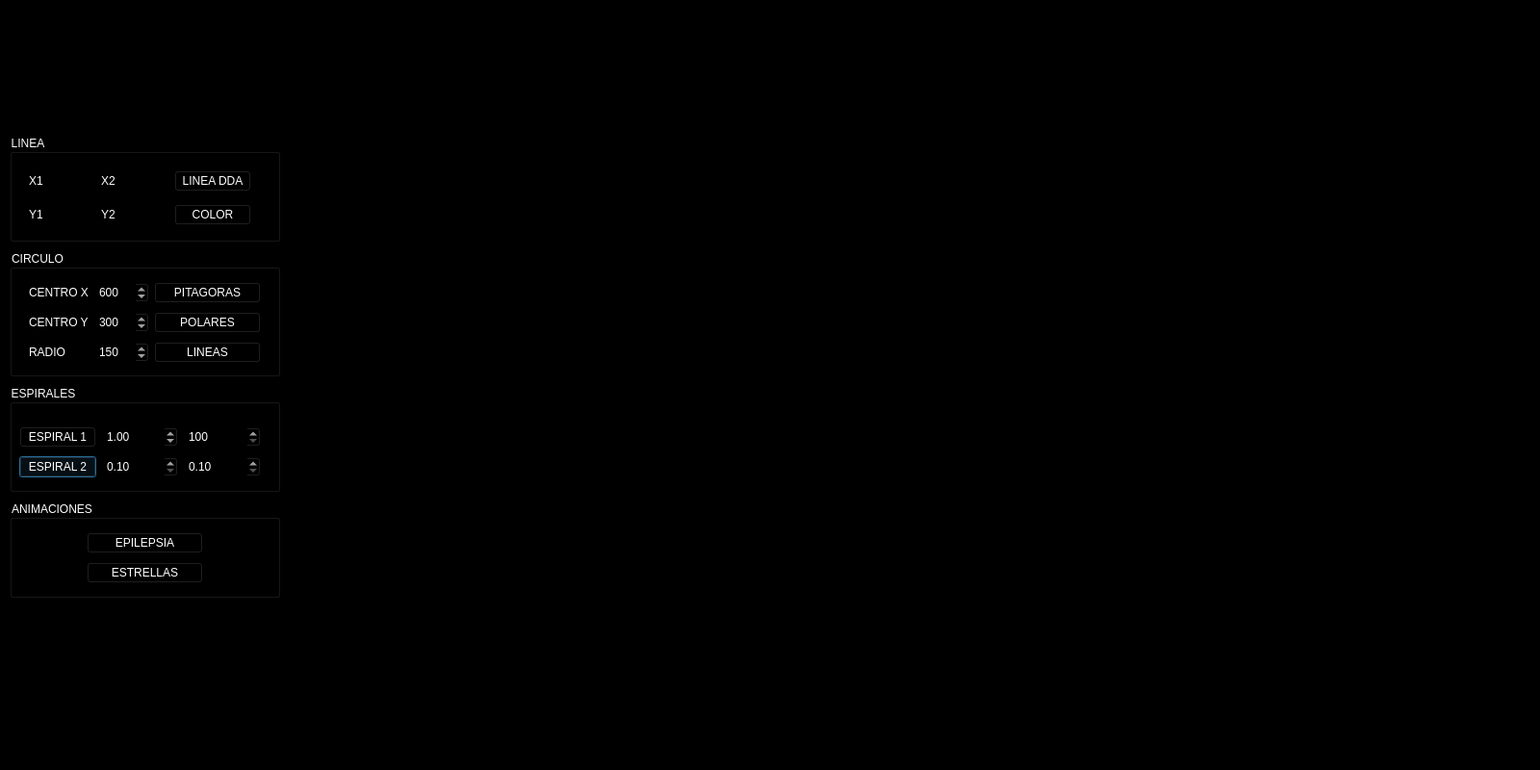
<?xml version="1.0" encoding="UTF-8"?>
<ui version="4.0">
 <class>Dialog</class>
 <widget class="QDialog" name="Dialog">
  <property name="geometry">
   <rect>
    <x>0</x>
    <y>0</y>
    <width>1600</width>
    <height>800</height>
   </rect>
  </property>
  <property name="palette">
   <palette>
    <active>
     <colorrole role="Base">
      <brush brushstyle="SolidPattern">
       <color alpha="255">
        <red>255</red>
        <green>255</green>
        <blue>255</blue>
       </color>
      </brush>
     </colorrole>
     <colorrole role="Window">
      <brush brushstyle="SolidPattern">
       <color alpha="255">
        <red>0</red>
        <green>0</green>
        <blue>0</blue>
       </color>
      </brush>
     </colorrole>
    </active>
    <inactive>
     <colorrole role="Base">
      <brush brushstyle="SolidPattern">
       <color alpha="255">
        <red>255</red>
        <green>255</green>
        <blue>255</blue>
       </color>
      </brush>
     </colorrole>
     <colorrole role="Window">
      <brush brushstyle="SolidPattern">
       <color alpha="255">
        <red>0</red>
        <green>0</green>
        <blue>0</blue>
       </color>
      </brush>
     </colorrole>
    </inactive>
    <disabled>
     <colorrole role="Base">
      <brush brushstyle="SolidPattern">
       <color alpha="255">
        <red>0</red>
        <green>0</green>
        <blue>0</blue>
       </color>
      </brush>
     </colorrole>
     <colorrole role="Window">
      <brush brushstyle="SolidPattern">
       <color alpha="255">
        <red>0</red>
        <green>0</green>
        <blue>0</blue>
       </color>
      </brush>
     </colorrole>
    </disabled>
   </palette>
  </property>
  <property name="windowTitle">
   <string>GRAFICOS BASICOS</string>
  </property>
  <property name="windowIcon">
   <iconset>
    <normaloff>../../../../Downloads/bx-shape-polygon.svg</normaloff>../../../../Downloads/bx-shape-polygon.svg</iconset>
  </property>
  <widget class="QGroupBox" name="groupBox">
   <property name="geometry">
    <rect>
     <x>10</x>
     <y>400</y>
     <width>281</width>
     <height>111</height>
    </rect>
   </property>
   <property name="styleSheet">
    <string notr="true">color: rgb(255, 255, 255);
font: 75 8pt &quot;MS Shell Dlg 2&quot;;</string>
   </property>
   <property name="title">
    <string>ESPIRALES</string>
   </property>
   <property name="flat">
    <bool>false</bool>
   </property>
   <widget class="QWidget" name="layoutWidget">
    <property name="geometry">
     <rect>
      <x>10</x>
      <y>40</y>
      <width>251</width>
      <height>59</height>
     </rect>
    </property>
    <layout class="QGridLayout" name="gridLayout_4">
     <item row="0" column="1">
      <widget class="QDoubleSpinBox" name="spinFactor">
       <property name="styleSheet">
        <string notr="true">background-color: rgb(0, 0, 0);</string>
       </property>
       <property name="minimum">
        <double>0.100000000000000</double>
       </property>
       <property name="maximum">
        <double>300.000000000000000</double>
       </property>
       <property name="singleStep">
        <double>0.100000000000000</double>
       </property>
       <property name="value">
        <double>1.000000000000000</double>
       </property>
      </widget>
     </item>
     <item row="1" column="2">
      <widget class="QDoubleSpinBox" name="spinTh">
       <property name="styleSheet">
        <string notr="true">background-color: rgb(0, 0, 0);</string>
       </property>
       <property name="minimum">
        <double>0.100000000000000</double>
       </property>
       <property name="singleStep">
        <double>0.100000000000000</double>
       </property>
      </widget>
     </item>
     <item row="1" column="0">
      <widget class="QPushButton" name="espiral2">
       <property name="styleSheet">
        <string notr="true">background-color: rgb(0, 0, 0);</string>
       </property>
       <property name="text">
        <string>ESPIRAL 2</string>
       </property>
      </widget>
     </item>
     <item row="0" column="0">
      <widget class="QPushButton" name="espiral1">
       <property name="styleSheet">
        <string notr="true">background-color: rgb(0, 0, 0);</string>
       </property>
       <property name="text">
        <string>ESPIRAL 1</string>
       </property>
      </widget>
     </item>
     <item row="1" column="1">
      <widget class="QDoubleSpinBox" name="spinRadio">
       <property name="styleSheet">
        <string notr="true">background-color: rgb(0, 0, 0);</string>
       </property>
       <property name="minimum">
        <double>0.100000000000000</double>
       </property>
       <property name="singleStep">
        <double>0.100000000000000</double>
       </property>
      </widget>
     </item>
     <item row="0" column="2">
      <widget class="QSpinBox" name="spinTam">
       <property name="styleSheet">
        <string notr="true">background-color: rgb(0, 0, 0);</string>
       </property>
       <property name="minimum">
        <number>100</number>
       </property>
       <property name="maximum">
        <number>500</number>
       </property>
       <property name="singleStep">
        <number>5</number>
       </property>
       <property name="value">
        <number>100</number>
       </property>
      </widget>
     </item>
    </layout>
   </widget>
  </widget>
  <widget class="QGroupBox" name="groupBox_2">
   <property name="geometry">
    <rect>
     <x>10</x>
     <y>260</y>
     <width>281</width>
     <height>131</height>
    </rect>
   </property>
   <property name="styleSheet">
    <string notr="true">color: rgb(255, 255, 255);
font: 75 8pt &quot;MS Shell Dlg 2&quot;;</string>
   </property>
   <property name="title">
    <string>CIRCULO</string>
   </property>
   <widget class="QWidget" name="layoutWidget">
    <property name="geometry">
     <rect>
      <x>150</x>
      <y>30</y>
      <width>111</width>
      <height>91</height>
     </rect>
    </property>
    <layout class="QGridLayout" name="gridLayout_3">
     <item row="0" column="0">
      <widget class="QPushButton" name="pitagoras">
       <property name="styleSheet">
        <string notr="true">background-color: rgb(0, 0, 0);</string>
       </property>
       <property name="text">
        <string>PITAGORAS</string>
       </property>
      </widget>
     </item>
     <item row="1" column="0">
      <widget class="QPushButton" name="polares">
       <property name="styleSheet">
        <string notr="true">background-color: rgb(0, 0, 0);</string>
       </property>
       <property name="text">
        <string>POLARES</string>
       </property>
      </widget>
     </item>
     <item row="2" column="0">
      <widget class="QPushButton" name="pushButton_4">
       <property name="styleSheet">
        <string notr="true">background-color: rgb(0, 0, 0);</string>
       </property>
       <property name="text">
        <string>LINEAS</string>
       </property>
      </widget>
     </item>
    </layout>
   </widget>
   <widget class="QWidget" name="layoutWidget">
    <property name="geometry">
     <rect>
      <x>20</x>
      <y>30</y>
      <width>125</width>
      <height>91</height>
     </rect>
    </property>
    <layout class="QGridLayout" name="gridLayout_2">
     <item row="2" column="0">
      <widget class="QLabel" name="label_8">
       <property name="text">
        <string>RADIO</string>
       </property>
      </widget>
     </item>
     <item row="0" column="0">
      <widget class="QLabel" name="label_6">
       <property name="text">
        <string>CENTRO X</string>
       </property>
      </widget>
     </item>
     <item row="2" column="1">
      <widget class="QSpinBox" name="spinBox_3">
       <property name="styleSheet">
        <string notr="true">background-color: rgb(0, 0, 0);</string>
       </property>
       <property name="minimum">
        <number>10</number>
       </property>
       <property name="maximum">
        <number>300</number>
       </property>
       <property name="value">
        <number>150</number>
       </property>
      </widget>
     </item>
     <item row="1" column="0">
      <widget class="QLabel" name="label_7">
       <property name="text">
        <string>CENTRO Y</string>
       </property>
      </widget>
     </item>
     <item row="0" column="1">
      <widget class="QSpinBox" name="spinBox">
       <property name="styleSheet">
        <string notr="true">background-color: rgb(0, 0, 0);</string>
       </property>
       <property name="minimum">
        <number>10</number>
       </property>
       <property name="maximum">
        <number>1200</number>
       </property>
       <property name="value">
        <number>600</number>
       </property>
      </widget>
     </item>
     <item row="1" column="1">
      <widget class="QSpinBox" name="spinBox_2">
       <property name="styleSheet">
        <string notr="true">background-color: rgb(0, 0, 0);</string>
       </property>
       <property name="minimum">
        <number>10</number>
       </property>
       <property name="maximum">
        <number>600</number>
       </property>
       <property name="value">
        <number>300</number>
       </property>
      </widget>
     </item>
    </layout>
   </widget>
  </widget>
  <widget class="QGroupBox" name="groupBox_3">
   <property name="geometry">
    <rect>
     <x>10</x>
     <y>140</y>
     <width>281</width>
     <height>111</height>
    </rect>
   </property>
   <property name="styleSheet">
    <string notr="true">color: rgb(255,255,255);
font: 75 8pt &quot;MS Shell Dlg 2&quot;;</string>
   </property>
   <property name="title">
    <string>LINEA</string>
   </property>
   <widget class="QWidget" name="layoutWidget">
    <property name="geometry">
     <rect>
      <x>20</x>
      <y>30</y>
      <width>231</width>
      <height>71</height>
     </rect>
    </property>
    <layout class="QGridLayout" name="gridLayout">
     <item row="1" column="2">
      <widget class="QLabel" name="label_4">
       <property name="text">
        <string>Y2</string>
       </property>
      </widget>
     </item>
     <item row="1" column="0">
      <widget class="QLabel" name="label_2">
       <property name="text">
        <string>Y1</string>
       </property>
      </widget>
     </item>
     <item row="1" column="3">
      <widget class="QLineEdit" name="txtY2">
       <property name="styleSheet">
        <string notr="true">background-color: rgb(0, 0, 0);</string>
       </property>
      </widget>
     </item>
     <item row="0" column="0">
      <widget class="QLabel" name="label">
       <property name="text">
        <string>X1</string>
       </property>
      </widget>
     </item>
     <item row="0" column="3">
      <widget class="QLineEdit" name="txtX2">
       <property name="styleSheet">
        <string notr="true">background-color: rgb(0, 0, 0);</string>
       </property>
      </widget>
     </item>
     <item row="1" column="1">
      <widget class="QLineEdit" name="txtY1">
       <property name="styleSheet">
        <string notr="true">background-color: rgb(0, 0, 0);</string>
       </property>
      </widget>
     </item>
     <item row="0" column="1">
      <widget class="QLineEdit" name="txtX1">
       <property name="styleSheet">
        <string notr="true">background-color: rgb(0, 0, 0);</string>
       </property>
      </widget>
     </item>
     <item row="0" column="2">
      <widget class="QLabel" name="label_3">
       <property name="text">
        <string>X2</string>
       </property>
      </widget>
     </item>
     <item row="0" column="4" colspan="2">
      <widget class="QPushButton" name="pushButton">
       <property name="styleSheet">
        <string notr="true">background-color: rgb(0, 0, 0);</string>
       </property>
       <property name="text">
        <string>LINEA DDA</string>
       </property>
      </widget>
     </item>
     <item row="1" column="4" colspan="2">
      <widget class="QPushButton" name="pushButton_2">
       <property name="styleSheet">
        <string notr="true">background-color: rgb(0, 0, 0);</string>
       </property>
       <property name="text">
        <string>COLOR</string>
       </property>
      </widget>
     </item>
    </layout>
   </widget>
  </widget>
  <widget class="QGroupBox" name="groupBox_4">
   <property name="geometry">
    <rect>
     <x>10</x>
     <y>520</y>
     <width>281</width>
     <height>101</height>
    </rect>
   </property>
   <property name="styleSheet">
    <string notr="true">color: rgb(255, 255, 255);
font: 75 8pt &quot;MS Shell Dlg 2&quot;;</string>
   </property>
   <property name="title">
    <string>ANIMACIONES</string>
   </property>
   <widget class="QWidget" name="layoutWidget">
    <property name="geometry">
     <rect>
      <x>80</x>
      <y>30</y>
      <width>121</width>
      <height>59</height>
     </rect>
    </property>
    <layout class="QGridLayout" name="gridLayout_5">
     <item row="0" column="0">
      <widget class="QPushButton" name="pushButton_3">
       <property name="styleSheet">
        <string notr="true">background-color: rgb(0, 0, 0);</string>
       </property>
       <property name="text">
        <string>EPILEPSIA</string>
       </property>
      </widget>
     </item>
     <item row="1" column="0">
      <widget class="QPushButton" name="animacion2">
       <property name="styleSheet">
        <string notr="true">background-color: rgb(0, 0, 0);</string>
       </property>
       <property name="text">
        <string>ESTRELLAS</string>
       </property>
      </widget>
     </item>
    </layout>
   </widget>
  </widget>
 </widget>
 <tabstops>
  <tabstop>txtX1</tabstop>
  <tabstop>txtY1</tabstop>
  <tabstop>txtX2</tabstop>
  <tabstop>txtY2</tabstop>
  <tabstop>pushButton</tabstop>
  <tabstop>pushButton_2</tabstop>
 </tabstops>
 <resources/>
 <connections/>
</ui>
